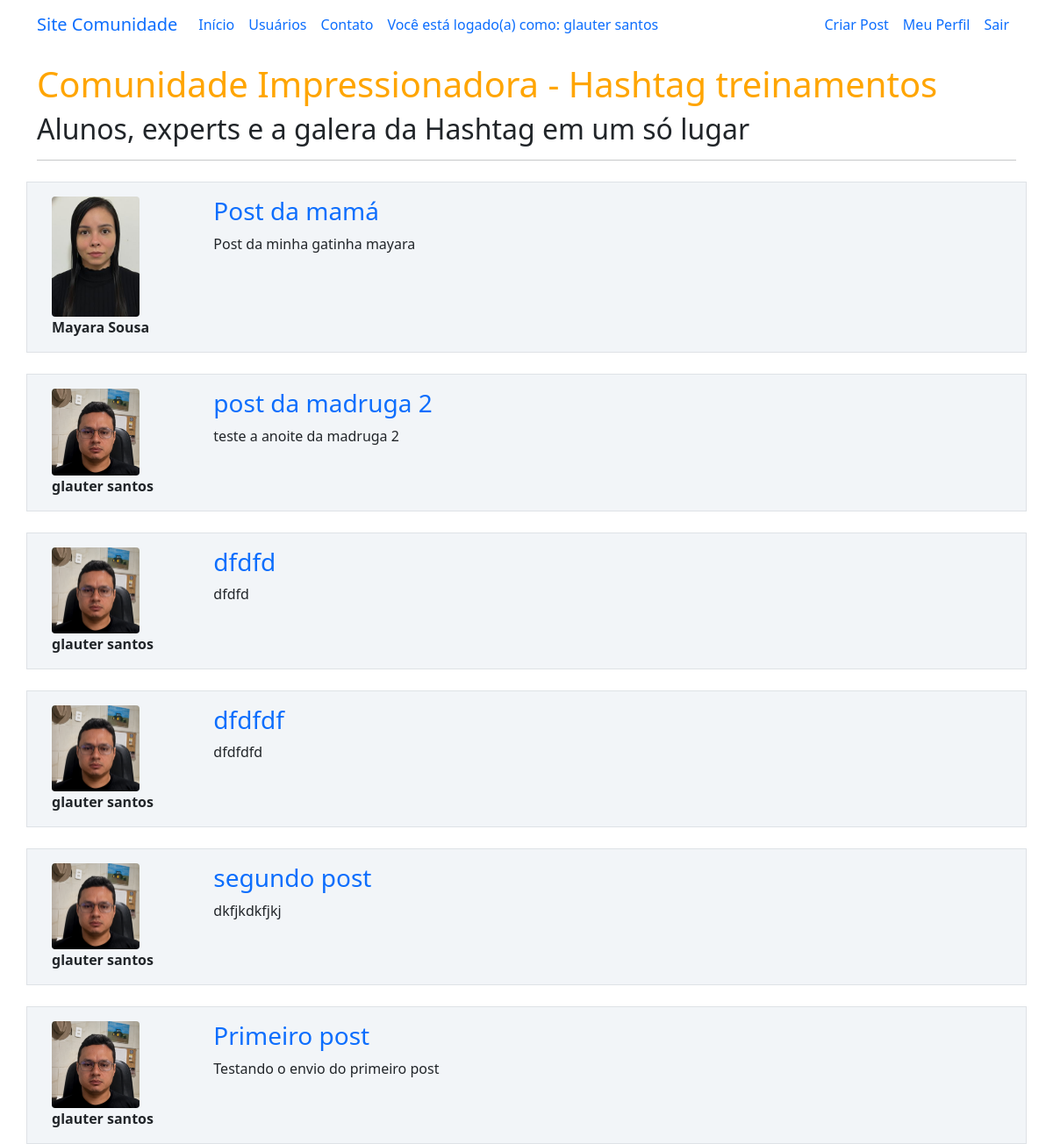
/ (signed in), run on the app's committed database.
### comunidadeimpressionadora/models.py (models this page shows)
class Usuario(database.Model, UserMixin):
    id = database.Column(database.Integer, primary_key=True)
    username = database.Column(database.String, nullable=False)
    email = database.Column(database.String, nullable=False, unique=True)
    senha = database.Column(database.String, nullable=False)
    foto_perfil = database.Column(database.String, default='default.jpg')
    posts = database.relationship('Post', backref='autor', lazy=True) #o parâmetro lazy tras todas as info do autor
    cursos = database.Column(database.String, nullable=False, default="Não Informado")

class Post(database.Model):
    id = database.Column(database.Integer, primary_key=True)
    titulo = database.Column(database.String, nullable=False)
    corpo = database.Column(database.Text, nullable=False)
    data_criacao = database.Column(database.DateTime, nullable=False, default=lambda: datetime.now(timezone.utc))
    id_usuario = database.Column(database.Integer, database.ForeignKey('usuario.id'), nullable=False)

### comunidadeimpressionadora/routes.py (the view)
@app.route("/")
def home():
    posts = Post.query.order_by(Post.id.desc())
    return render_template('home.html', posts=posts)

### comunidadeimpressionadora/models.py (called while the page is built)
@login_manager.user_loader
def load_usuario(id_usuario):
    return Usuario.query.get(int(id_usuario))

### comunidadeimpressionadora/templates/home.html
{% extends 'base.html' %}
{% block body %}
    <div class="container mt-3">
        <h1 style="color: orange">Comunidade Impressionadora - Hashtag treinamentos</h1>
        <h2>Alunos, experts e a galera da Hashtag em um só lugar</h2>
        <hr>
        {% for post in posts %}
        <div class="row border mt-4 p-3 meupost">
            <div class="col col-2">
                <div class="image pe-2"> <img src="{{ url_for('static', filename='fotos_perfil/{}'.format(post.autor.foto_perfil)) }}" class="rounded" width="100"> </div>
                    <strong>{{ post.autor.username }}</strong>
            </div>
            <div class="col col-9">
                <a style="text-decoration: none" href="{{ url_for('exibir_post', post_id=post.id) }}"><H3>{{ post.titulo }}</H3></a>
                <p>{{ post.corpo }}</p>
            </div>
        </div>
        {% endfor %}
    </div>
{% endblock %}

### comunidadeimpressionadora/templates/navbar.html (shortened to what this page needs)
<nav class="navbar navbar-expand-lg bg-body-tertiary">
  <div class="container-fluid container">
    <a class="navbar-brand" href="{{ url_for('home') }}">Site Comunidade</a>
    <div class="collapse navbar-collapse" id="navbarSupportedContent">
      <ul class="navbar-nav me-auto mb-2 mb-lg-0">
        <li class="nav-item">
          <a class="nav-link active" aria-current="page" href="{{ url_for('home') }}">Início</a>
        </li>
        <li class="nav-item">
          <a class="nav-link" href="{{ url_for('usuarios') }}">Usuários</a>
        </li>
        <li class="nav-item">
          <a class="nav-link" href="{{ url_for('contato') }}">Contato</a>
        </li>
        <li class="nav-item">
            <a class="nav-link" href="{{ url_for('perfil') }}">Você está logado(a) como: {{ current_user.username }}</a>
        </li>
      </ul>
      <ul class="d-flex navbar-nav">
        {% if current_user.is_authenticated %}
          <li class="nav-item">
            <a class="nav-link" href="{{ url_for('criar_post') }}">Criar Post</a>
          </li>
          <li class="nav-item">
            <a class="nav-link" href="{{ url_for('perfil') }}">Meu Perfil</a>
          </li>
          <li class="nav-item">
            <a class="nav-link" href="{{ url_for('sair') }}">Sair</a>
          </li>
        {% endif %}
      </ul>
    </div>
  </div>
</nav>

### comunidadeimpressionadora/static/main.css (style rules this page uses)
.meupost { background: #f2f5f8 !important; }

### data on the page
Usuario: username "glauter santos"
Post: foto_perfil (picture), autor.username "Mayara Sousa", titulo "Post da mamá", corpo "Post da minha gatinha mayara"
Post: foto_perfil (picture), autor.username "glauter santos", titulo "post da madruga 2", corpo "teste a anoite da madruga 2"
Post: foto_perfil (picture), autor.username "glauter santos", titulo "dfdfd", corpo "dfdfd"
Post: foto_perfil (picture), autor.username "glauter santos", titulo "dfdfdf", corpo "dfdfdfd"
Post: foto_perfil (picture), autor.username "glauter santos", titulo "segundo post", corpo "dkfjkdkfjkj"
Post: foto_perfil (picture), autor.username "glauter santos", titulo "Primeiro post", corpo "Testando o envio do primeiro post"
